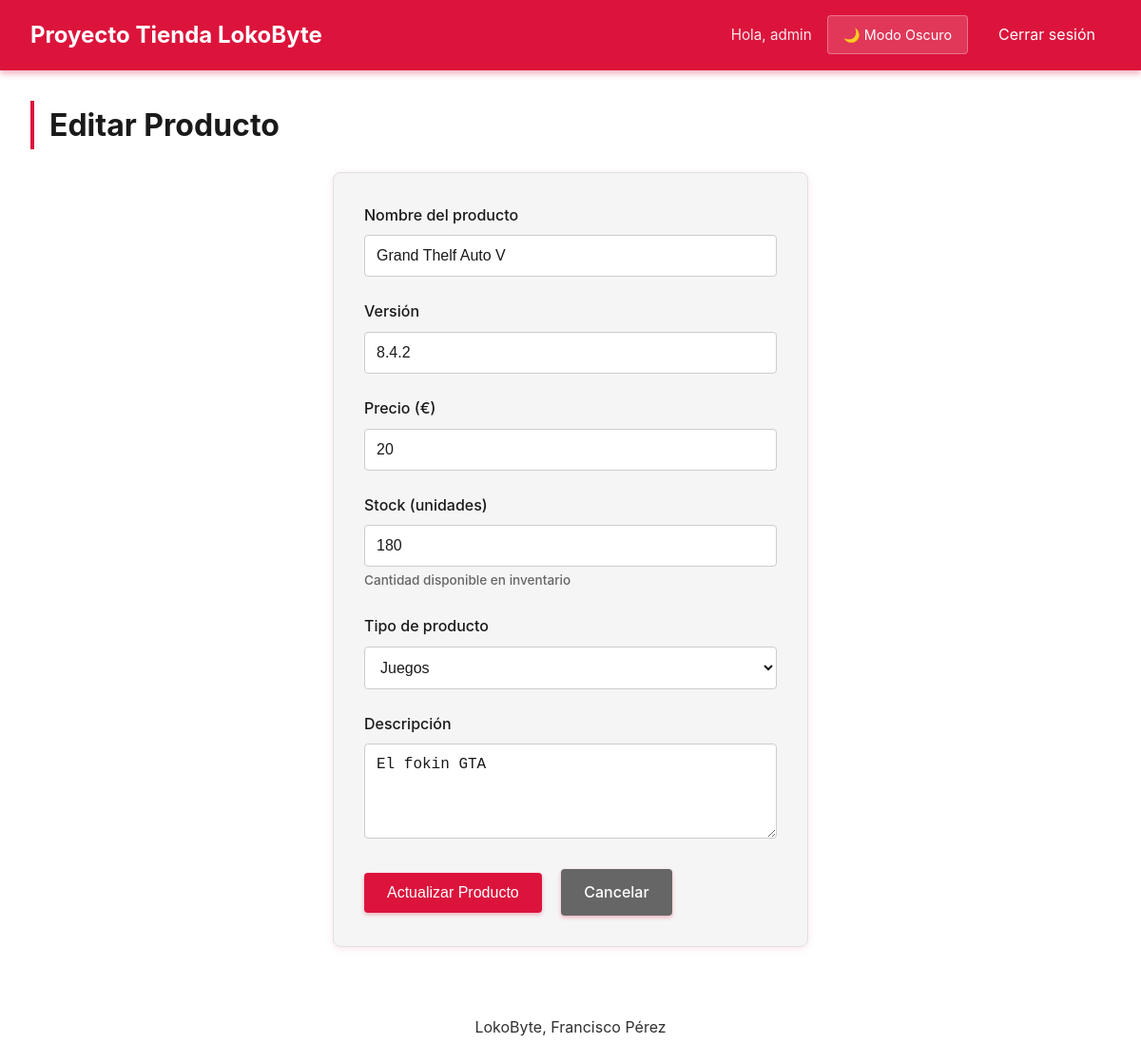
Page /index.php?c=product&a=edit&id=5 (signed in) on the committed database.
### tables this page shows
CREATE TABLE products (
        id INTEGER PRIMARY KEY AUTOINCREMENT,
        name TEXT NOT NULL,
        description TEXT,
        version TEXT,
        price REAL NOT NULL,
        type_id INTEGER,
        created_at TEXT NOT NULL, stock INTEGER NOT NULL DEFAULT 0,
        
        FOREIGN KEY (type_id) REFERENCES product_types(id)
    );

CREATE TABLE product_types (
        id INTEGER PRIMARY KEY AUTOINCREMENT,
        name TEXT NOT NULL UNIQUE
    );

### Controllers/ProductController.php (called while the page is built, shortened)
<?php
class ProductController
{
    private PDO $pdo;
    public function __construct(PDO $pdo)
    {
        $this->pdo = $pdo;
    }
    public function edit(): void
    {
        $id = (int)($_GET['id'] ?? 0);
        $productModel = new Product($this->pdo);
        $product = $productModel->getById($id);
        require __DIR__ . '/../Views/Product/form.php';
    }
}

### Models/Product.php (called while the page is built, shortened)
<?php
class Product
{
    private PDO $pdo;
    public function __construct(PDO $pdo)
    {
        $this->pdo = $pdo;
    }
    public function getById(int $id): ?array
    {
        $stmt = $this->pdo->prepare('SELECT * FROM products WHERE id = :id');
        $stmt->execute([':id' => $id]);
        $result = $stmt->fetch(PDO::FETCH_ASSOC);
        return $result ?: null;
    }
}

### Views/Product/form.php (the view, shortened to what this page needs)
<?php
require __DIR__ . '/../layout/header.php';
$oldInput = $_SESSION['old_input'] ?? [];
$pdo = getPdo();
$stmt = $pdo->query('SELECT * FROM product_types ORDER BY name');
$types = $stmt->fetchAll(PDO::FETCH_ASSOC);
$isEdit = isset($product);
$title = $isEdit ? 'Editar Producto' : 'Crear Producto';
$action = $isEdit ? 'update' : 'store';
$buttonText = $isEdit ? 'Actualizar Producto' : 'Crear Producto';
?>
<h1><?= $title ?></h1>
<form method="post" action="index.php?c=product&a=<?= $action ?>" class="form">
    <label>
        Nombre del producto
        <input type="text" name="name"
               value="<?= htmlspecialchars($isEdit ? $product['name'] : ($oldInput['name'] ?? '')) ?>"
               required>
    </label>
    <label>
        Versión
        <input type="text" name="version"
               value="<?= htmlspecialchars($isEdit ? $product['version'] : ($oldInput['version'] ?? '')) ?>"
               required>
    </label>
    <label>
        Precio (€)
        <input type="number" step="0.01" name="price"
               value="<?= htmlspecialchars($isEdit ? (string)$product['price'] : ($oldInput['price'] ?? '')) ?>"
               required min="0">
    </label>
    <label>
        Stock (unidades)
        <input type="number" name="stock"
               value="<?= htmlspecialchars($isEdit ? (string)($product['stock'] ?? 0) : ($oldInput['stock'] ?? '0')) ?>"
               required min="0">
        <small>Cantidad disponible en inventario</small>
    </label>
    <label>
        Tipo de producto
        <select name="type_id" required>
            <?php
            $selectedTypeId = $isEdit ? $product['type_id'] : ($oldInput['type_id'] ?? '');
            foreach ($types as $type):
            ?>
                <option value="<?= $type['id'] ?>"
                    <?= ($selectedTypeId == $type['id']) ? 'selected' : '' ?>>
                    <?= htmlspecialchars($type['name']) ?>
                </option>
            <?php endforeach; ?>
        </select>
    </label>
    <label>
        Descripción
        <textarea name="description" rows="4"><?= htmlspecialchars($isEdit ? $product['description'] : ($oldInput['description'] ?? '')) ?></textarea>
    </label>
    <button type="submit"><?= $buttonText ?></button>
    <a href="index.php?c=product&a=index" class="button button-secondary">Cancelar</a>
</form>
<?php require __DIR__ . '/../layout/footer.php'; ?>

### public/css/styles.css (style rules this page uses)
:root { --bg-color: #ffffff; --bg-secondary: #f5f5f5; --text-color: #1a1a1a; --text-secondary: #666666; --nav-bg: #dc143c; --nav-text: #ffffff; --button-bg: #dc143c; --button-hover: #a01028; --button-text: #ffffff; --table-border: #e0e0e0; --table-header: #ffe5e5; --table-hover: #fff0f0; --input-border: #cccccc; --input-focus: #dc143c; --alert-success-bg: #d4edda; --alert-success-text: #155724; --alert-error-bg: #f8d7da; --alert-error-text: #721c24; --link-color: #dc143c; --link-hover: #a01028; }
* { margin: 0; padding: 0; box-sizing: border-box; }
body { font-family: -apple-system, BlinkMacSystemFont, 'Segoe UI', Roboto, 'Helvetica Neue', Arial, sans-serif; background-color: var(--bg-color); color: var(--text-color); line-height: 1.6; transition: background-color 0.3s ease, color 0.3s ease; min-height: 100vh; }
h1 { margin-bottom: 1.5rem; color: var(--text-color); border-left: 4px solid var(--button-bg); padding-left: 1rem; }
.form { max-width: 500px; margin: 0 auto; background-color: var(--bg-secondary); padding: 2rem; border-radius: 8px; box-shadow: 0 2px 8px rgba(220, 20, 60, 0.1); border: 1px solid var(--table-border); }
.form label { display: block; margin-bottom: 1.5rem; font-weight: 500; color: var(--text-color); }
.form input[type="text"], .form input[type="password"], .form input[type="number"], .form input[type="email"], .form textarea, .form select { width: 100%; padding: 0.75rem; margin-top: 0.5rem; border: 1px solid var(--input-border); border-radius: 4px; background-color: var(--bg-color); color: var(--text-color); font-size: 1rem; transition: all 0.2s ease; }
.form textarea { resize: vertical; min-height: 100px; }
.form small { display: block; margin-top: 0.25rem; color: var(--text-secondary); font-size: 0.85rem; }
button, .button { display: inline-block; padding: 0.75rem 1.5rem; background-color: var(--button-bg); color: var(--button-text); border: none; border-radius: 4px; font-size: 1rem; font-weight: 500; cursor: pointer; text-decoration: none; transition: all 0.3s ease; box-shadow: 0 2px 4px rgba(220, 20, 60, 0.3); }
.button-secondary { background-color: var(--text-secondary); margin-left: 1rem; }
a { color: var(--link-color); text-decoration: none; transition: all 0.2s ease; }

### rows in the picture
products: name "Grand Thelf Auto V", version "8.4.2", price "20", stock "180", type_id "Juegos", description "El fokin GTA"

### other values in the picture
$_SESSION['username'] "admin"
$title "Editar Producto"
$buttonText "Actualizar Producto"
